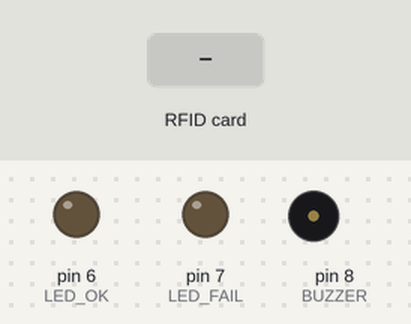
A sketch run on a simulated Arduino Uno, built with avr-gcc and run on an emulated ATmega328P. On the bench: output pins drawn as LEDs (lit = HIGH), buzzer (waves = sounding). The inputs (shaded band) are chosen by the test bench. The local clock reads 2024-03-15 10:24:30 at power-on unless the sketch sets it; pins used as bus, display or sensor lines are not drawn; what the sketch prints to the serial monitor is not drawn.

Above: at 1.2 s.
1.3 s: RFID card AA AA AA AA held to the reader
At 1.33 s:
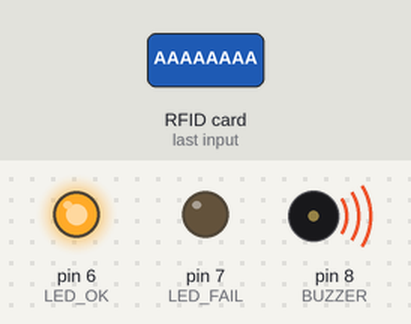
2.9 s: RFID card 5E 7A 19 C4 held to the reader
At 3.01 s:
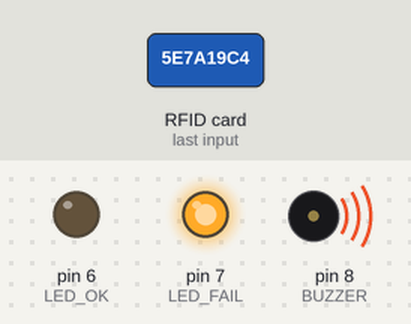
4.6 s: RFID card BB BB BB BB held to the reader
At 4.7 s:
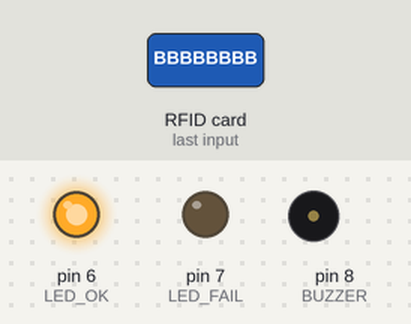
Timing chart, 0 to 7.6 s (numbered marks = the images above; inputs shaded):
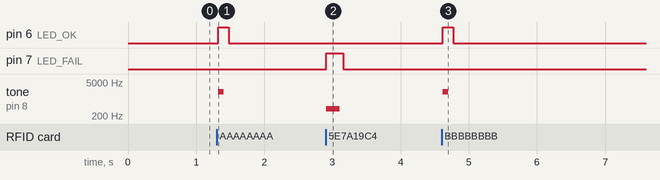

Measured:
- after the input at 1.3 s, pin 6 (LED_OK): LOW → HIGH at once, → LOW 0.15 s later; tone on pin 8 (BUZZER): silent → 2000 Hz at once, → silent 0.08 s later
- after the input at 2.9 s, pin 7 (LED_FAIL): LOW → HIGH at once, → LOW 0.25 s later; tone on pin 8 (BUZZER): silent → 400 Hz at once, → silent 0.20 s later
- after the input at 4.6 s, pin 6 (LED_OK): LOW → HIGH at once, → LOW 0.15 s later; tone on pin 8 (BUZZER): silent → 2000 Hz at once, → silent 0.08 s later

The sketch:

RFID.ino
```cpp
#include <SPI.h>
#include <MFRC522.h>
#include <ThreeWire.h>
#include <RtcDS1302.h>

// -------------------- 핀 설정 --------------------
// RC522 (SPI)
const uint8_t SS_PIN   = 10; // RC522 SDA(SS)
const uint8_t RST_PIN  = 9;  // RC522 RST

// DS1302 (ThreeWire: IO, SCLK, CE)
const uint8_t DS1302_RST = 3; // CE
const uint8_t DS1302_DAT = 4; // I/O
const uint8_t DS1302_CLK = 5; // SCLK

// 피드백(원하면 -1로 비활성화)
const int8_t LED_OK   = 6;  // 출석 성공 LED (비활성화하려면 -1)
const int8_t LED_FAIL = 7;  // 미등록 LED   (비활성화하려면 -1)
const int8_t BUZZER   = 8;  // 부저         (비활성화하려면 -1)

// -------------------- 객체 --------------------
MFRC522 mfrc522(SS_PIN, RST_PIN);
ThreeWire myWire(DS1302_DAT, DS1302_CLK, DS1302_RST); // IO, SCLK, CE
RtcDS1302<ThreeWire> Rtc(myWire);

// -------------------- 헬퍼 --------------------
inline bool validPin(int8_t p) { return p >= 0; }

// UID(Byte[]) -> "XXXXXXXX" (대문자, 콜론 없음) 문자열
String uidToHex(const MFRC522::Uid &u) {
  String s;
  for (byte i = 0; i < u.size; i++) {
    if (u.uidByte[i] < 0x10) s += '0';
    s += String(u.uidByte[i], HEX);
  }
  s.toUpperCase();
  return s; // 예: "DEADBEEF"
}

// 날짜를 yyyymmdd 정수로
uint32_t yyyymmdd(const RtcDateTime& t) {
  return (uint32_t)t.Year() * 10000UL + (uint32_t)t.Month() * 100UL + (uint32_t)t.Day();
}

void beepOK() {
  if (validPin(BUZZER)) tone(BUZZER, 2000, 80);
  if (validPin(LED_OK)) { digitalWrite(LED_OK, HIGH); delay(150); digitalWrite(LED_OK, LOW); }
}
void beepFail() {
  if (validPin(BUZZER)) tone(BUZZER, 400, 200);
  if (validPin(LED_FAIL)) { digitalWrite(LED_FAIL, HIGH); delay(250); digitalWrite(LED_FAIL, LOW); }
}

// -------------------- 등록 멤버 테이블 --------------------
// 카드 찍어서 시리얼에 뜬 UID(대문자, 공백/콜론 없음)를 uidHex에 넣어주세요.
struct Member {
  const char* name;
  const char* uidHex;   // 예: "DEADBEEF"
  uint32_t    lastDate; // 마지막 출석일(yyyymmdd) - 전원 꺼지면 초기화됨
};

// 샘플(수정하세요)
Member members[] = {
  {"M1_명준",  "AAAAAAAA", 0},
  {"M2_테스트","BBBBBBBB", 0},
};
const size_t NUM_MEMBERS = sizeof(members)/sizeof(members[0]);

int findMemberIndexByUid(const String& uidHex) {
  for (size_t i = 0; i < NUM_MEMBERS; i++) {
    // 대소문자 무시 비교
    if (uidHex.equalsIgnoreCase(members[i].uidHex)) return (int)i;
  }
  return -1;
}

// -------------------- RTC 초기화 --------------------
void ensureRtcTime() {
  Rtc.Begin();

  if (!Rtc.GetIsRunning()) {
    Rtc.SetIsRunning(true);
  }

  if (!Rtc.IsDateTimeValid()) {
    // 유효한 시간이 없으면 컴파일 시간으로 세팅
    RtcDateTime compiled(__DATE__, __TIME__);
    Rtc.SetDateTime(compiled);
    Serial.println(F("[RTC] Invalid time -> set to compile time."));
  }
}

// -------------------- SETUP --------------------
void setup() {
  Serial.begin(115200);
  // Uno에선 while(!Serial) 불필요

  if (validPin(LED_OK))   pinMode(LED_OK, OUTPUT);
  if (validPin(LED_FAIL)) pinMode(LED_FAIL, OUTPUT);
  if (validPin(BUZZER))   pinMode(BUZZER, OUTPUT);

  SPI.begin();
  mfrc522.PCD_Init();
  mfrc522.PCD_AntennaOn();
  mfrc522.PCD_DumpVersionToSerial(); // RC522 칩/펌웨어 정보 출력

  ensureRtcTime();

  Serial.println(F("\n=== RFID 출석 체크 시작 ==="));
  Serial.println(F("등록되지 않은 태그를 찍으면 UID가 출력됩니다. 그 값을 코드의 members[]에 등록하세요."));
  Serial.println(F("※ RC522는 3.3V 전원 사용. D0/D1는 비워두세요."));
}

// -------------------- LOOP --------------------
void loop() {
  // 새 카드 대기 및 UID 읽기
  if (!mfrc522.PICC_IsNewCardPresent() || !mfrc522.PICC_ReadCardSerial()) {
    return;
  }

  String uidHex = uidToHex(mfrc522.uid);
  RtcDateTime now = Rtc.GetDateTime();
  uint32_t today = yyyymmdd(now);

  // 타임스탬프 문자열
  char ts[32];
  snprintf(ts, sizeof(ts), "%04u-%02u-%02u %02u:%02u:%02u",
           now.Year(), now.Month(), now.Day(), now.Hour(), now.Minute(), now.Second());

  // 멤버 조회
  int idx = findMemberIndexByUid(uidHex);

  if (idx >= 0) {
    // 오늘 이미 찍었는지 확인(하루 1회 인정)
    if (members[idx].lastDate == today) {
      Serial.print(F("[이미 출석됨] "));
      Serial.print(members[idx].name);
      Serial.print(F(" | UID=")); Serial.print(uidHex);
      Serial.print(F(" | ")); Serial.println(ts);
      beepOK(); // 가벼운 피드백
    } else {
      members[idx].lastDate = today;
      Serial.print(F("[출석 처리] "));
      Serial.print(members[idx].name);
      Serial.print(F(" | UID=")); Serial.print(uidHex);
      Serial.print(F(" | ")); Serial.println(ts);
      beepOK();
    }
  } else {
    Serial.print(F("[미등록] UID="));
    Serial.print(uidHex);
    Serial.print(F(" | "));
    Serial.println(ts);
    Serial.println(F("→ 위 UID를 members[]에 추가하세요."));
    beepFail();
  }

  // 카드 정리
  mfrc522.PICC_HaltA();
  mfrc522.PCD_StopCrypto1();
}
```
